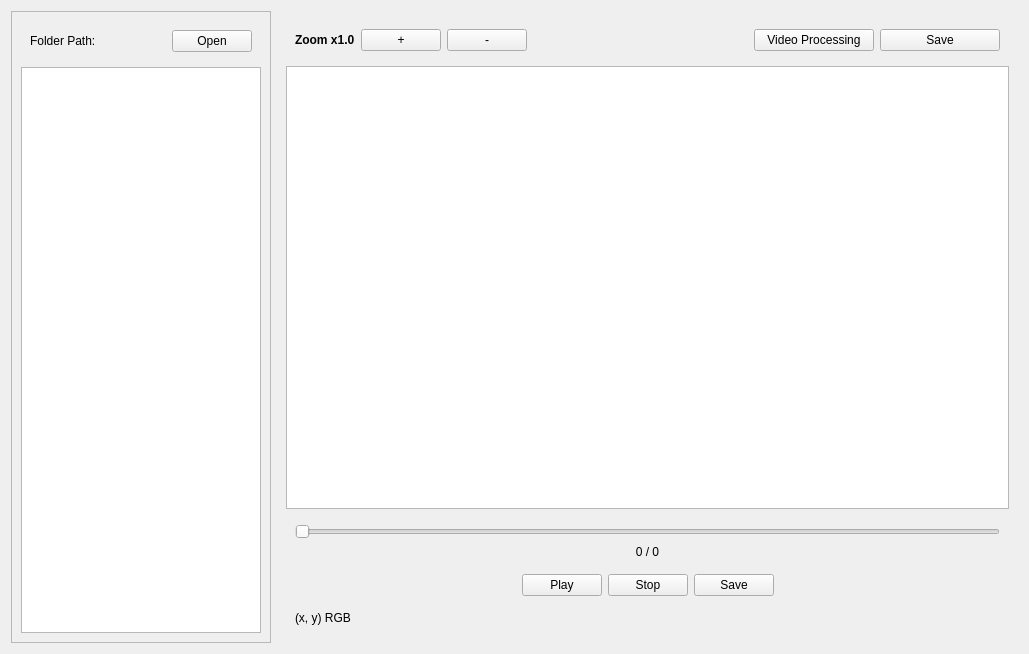
<?xml version="1.0" encoding="UTF-8"?>
<ui version="4.0">
 <class>TabVideo</class>
 <widget class="QWidget" name="TabVideo">
  <property name="geometry">
   <rect>
    <x>0</x>
    <y>0</y>
    <width>1029</width>
    <height>654</height>
   </rect>
  </property>
  <property name="windowTitle">
   <string>Form</string>
  </property>
  <layout class="QHBoxLayout" name="horizontalLayout">
   <item>
    <widget class="QFrame" name="groupVideoSide">
     <property name="maximumSize">
      <size>
       <width>260</width>
       <height>16777215</height>
      </size>
     </property>
     <property name="frameShape">
      <enum>QFrame::StyledPanel</enum>
     </property>
     <property name="frameShadow">
      <enum>QFrame::Raised</enum>
     </property>
     <layout class="QVBoxLayout" name="verticalLayout_10">
      <item>
       <widget class="QWidget" name="groupVideoPath" native="true">
        <layout class="QHBoxLayout" name="horizontalLayout_13">
         <item>
          <widget class="QLabel" name="lbDirVideo">
           <property name="text">
            <string>Folder Path:</string>
           </property>
          </widget>
         </item>
         <item>
          <spacer name="horizontalSpacer_5">
           <property name="orientation">
            <enum>Qt::Horizontal</enum>
           </property>
           <property name="sizeHint" stdset="0">
            <size>
             <width>40</width>
             <height>20</height>
            </size>
           </property>
          </spacer>
         </item>
         <item>
          <widget class="QPushButton" name="btnOpenDir">
           <property name="maximumSize">
            <size>
             <width>16777215</width>
             <height>16777215</height>
            </size>
           </property>
           <property name="text">
            <string>Open</string>
           </property>
          </widget>
         </item>
        </layout>
       </widget>
      </item>
      <item>
       <widget class="QListView" name="lvVideo">
        <property name="maximumSize">
         <size>
          <width>240</width>
          <height>16777215</height>
         </size>
        </property>
       </widget>
      </item>
     </layout>
    </widget>
   </item>
   <item>
    <widget class="QWidget" name="groupVideoBody" native="true">
     <layout class="QVBoxLayout" name="verticalLayout_9">
      <item>
       <widget class="QWidget" name="groupVideoHeader" native="true">
        <layout class="QHBoxLayout" name="horizontalLayout_12">
         <item>
          <widget class="QLabel" name="lbZoom">
           <property name="font">
            <font>
             <bold>true</bold>
            </font>
           </property>
           <property name="text">
            <string>Zoom x1.0</string>
           </property>
          </widget>
         </item>
         <item>
          <widget class="QPushButton" name="btnZoomIn">
           <property name="text">
            <string>+</string>
           </property>
          </widget>
         </item>
         <item>
          <widget class="QPushButton" name="btnZoomOut">
           <property name="text">
            <string>-</string>
           </property>
          </widget>
         </item>
         <item>
          <spacer name="horizontalSpacer_7">
           <property name="orientation">
            <enum>Qt::Horizontal</enum>
           </property>
           <property name="sizeHint" stdset="0">
            <size>
             <width>40</width>
             <height>20</height>
            </size>
           </property>
          </spacer>
         </item>
         <item>
          <widget class="QPushButton" name="btnVideoProcessing">
           <property name="minimumSize">
            <size>
             <width>120</width>
             <height>0</height>
            </size>
           </property>
           <property name="text">
            <string>Video Processing</string>
           </property>
          </widget>
         </item>
         <item>
          <widget class="QPushButton" name="btnVideoSave">
           <property name="minimumSize">
            <size>
             <width>120</width>
             <height>0</height>
            </size>
           </property>
           <property name="text">
            <string>Save</string>
           </property>
          </widget>
         </item>
        </layout>
       </widget>
      </item>
      <item>
       <widget class="CustomGraphicsView" name="gvVideo"/>
      </item>
      <item>
       <widget class="QWidget" name="groupVideoFooter" native="true">
        <layout class="QVBoxLayout" name="verticalLayout_11">
         <item>
          <widget class="QSlider" name="sliderVideoFrame">
           <property name="orientation">
            <enum>Qt::Horizontal</enum>
           </property>
          </widget>
         </item>
         <item>
          <widget class="QLabel" name="lbVideoFrame">
           <property name="text">
            <string>0 / 0</string>
           </property>
           <property name="alignment">
            <set>Qt::AlignCenter</set>
           </property>
          </widget>
         </item>
         <item>
          <widget class="QWidget" name="groupVideoButton" native="true">
           <property name="minimumSize">
            <size>
             <width>0</width>
             <height>0</height>
            </size>
           </property>
           <property name="maximumSize">
            <size>
             <width>16777215</width>
             <height>40</height>
            </size>
           </property>
           <layout class="QHBoxLayout" name="horizontalLayout_5">
            <item>
             <spacer name="horizontalSpacer_3">
              <property name="orientation">
               <enum>Qt::Horizontal</enum>
              </property>
              <property name="sizeHint" stdset="0">
               <size>
                <width>40</width>
                <height>20</height>
               </size>
              </property>
             </spacer>
            </item>
            <item>
             <widget class="QPushButton" name="btnVideoPlay">
              <property name="text">
               <string>Play</string>
              </property>
             </widget>
            </item>
            <item>
             <widget class="QPushButton" name="btnVideoStop">
              <property name="text">
               <string>Stop</string>
              </property>
             </widget>
            </item>
            <item>
             <widget class="QPushButton" name="btnSaveFrame">
              <property name="text">
               <string>Save</string>
              </property>
             </widget>
            </item>
            <item>
             <spacer name="horizontalSpacer_4">
              <property name="orientation">
               <enum>Qt::Horizontal</enum>
              </property>
              <property name="sizeHint" stdset="0">
               <size>
                <width>40</width>
                <height>20</height>
               </size>
              </property>
             </spacer>
            </item>
           </layout>
          </widget>
         </item>
         <item>
          <widget class="QLabel" name="lbVideoPixel">
           <property name="text">
            <string>(x, y) RGB</string>
           </property>
          </widget>
         </item>
        </layout>
       </widget>
      </item>
     </layout>
    </widget>
   </item>
  </layout>
 </widget>
 <customwidgets>
  <customwidget>
   <class>CustomGraphicsView</class>
   <extends>QGraphicsView</extends>
   <header>custom_graphics_view.h</header>
  </customwidget>
 </customwidgets>
 <resources/>
 <connections/>
</ui>
